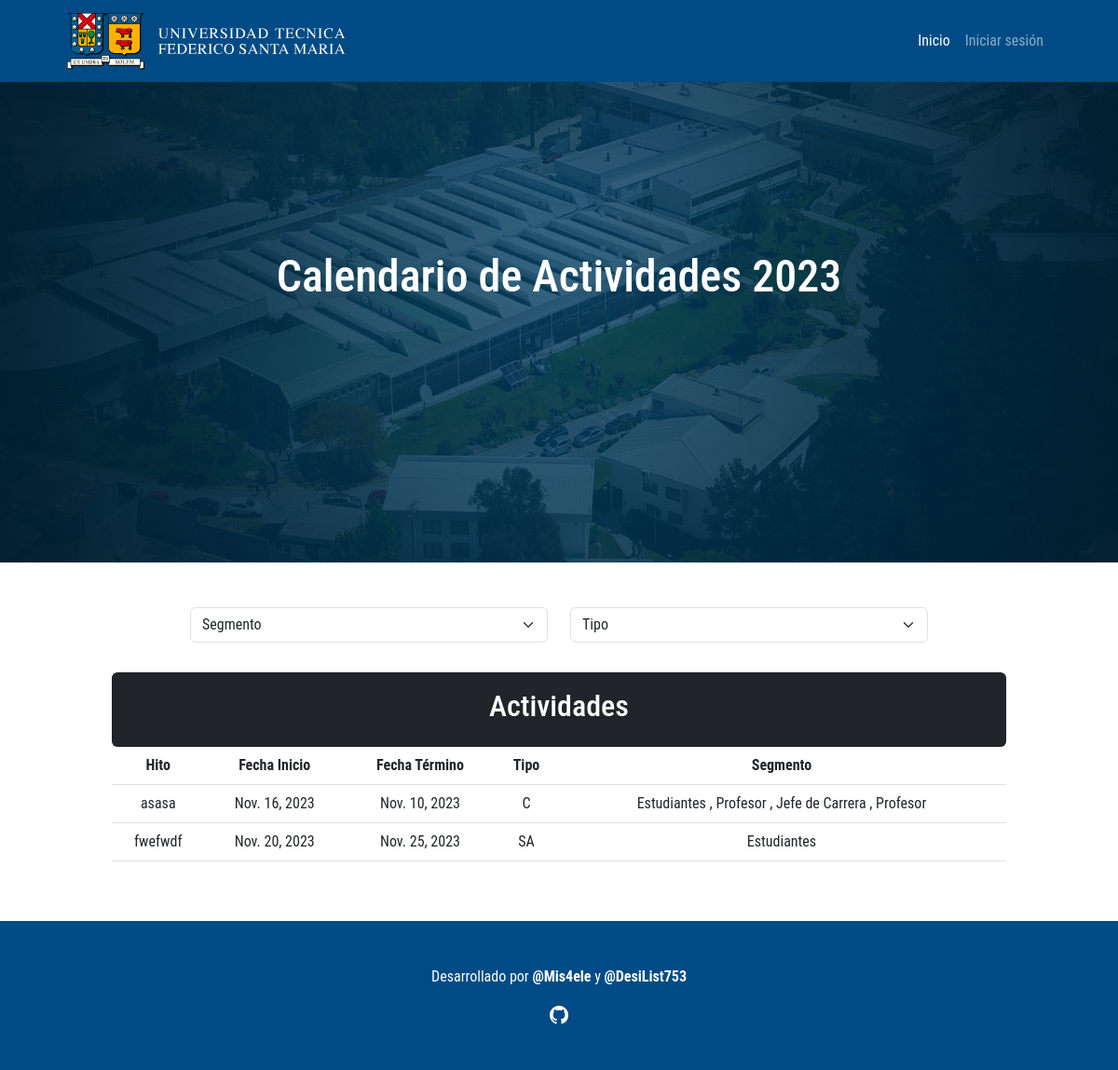
The page / on the database its author committed.
### UsmCalendar/models.py (models this page shows, shortened)
class Evento(models.Model):
    fecha_inicio = models.DateField()
    fecha_termino = models.DateField()
    titulo = models.CharField(max_length=100)
    descripcion = models.CharField(max_length=500)
    tipo = models.CharField(max_length=20, choices=TIPO, default="V")
    segmentos = models.ManyToManyField('segmento')

class Segmento(models.Model):
    nombre = models.CharField(max_length=100)

### UsmCalendar/views.py (the view)
# urls.py: path('', views.index, name='index'),
def index(request):
    title = "EventFlow"
    Eventos = Evento.objects.all().order_by('fecha_inicio')
    Segmentos = Segmento.objects.all()
    segmento = request.GET.get('selectSegmento')
    tipo = request.GET.get('selectTipo')
    if not segmento:
        segmento = "Todos"
    if not tipo:
        tipo = "Todos"
    data = {
        "title": title,
        "Eventos": Eventos,
        "Segmentos": Segmentos,
    }
    return render(request, 'UsmCalendar/index.html', data)

### UsmCalendar/templates/UsmCalendar/index.html (shortened to what this page needs)
{% extends "UsmCalendar/base.html" %}
{% load static %}
{% block styles %}
<link rel="stylesheet" href="{% static 'UsmCalendar/css/style.css' %}">
{% endblock styles %}
{% block body %}
<header>
    <nav class="navbar navbar-expand-lg" data-bs-theme="dark" style="background-color: #004B85;">
        <div class="container-fluid">
            <a class="navbar-brand" href="{% url 'index' %}">
                <img src="{% static 'UsmCalendar/img/logo-usm_blanco.svg' %}" alt="Logo USM" width="100%" height="100%">
            </a>
            <div class="collapse navbar-collapse justify-content-end" id="navbarNavAltMarkup">
                <div class="navbar-nav">
                    <a class="nav-link active" aria-current="page" href="{% url 'index' %}">Inicio</a>
                    {% if user.is_authenticated %}
                    <a class="nav-link" href="{% url 'admin:index' %}">Bienvenid@ {{ user.username }}!</a>
                    <a class="nav-link" href="{% url 'logout' %}">Cerrar sesión</a>
                    {% else %}
                    <a class="nav-link" href="{% url 'login' %}">Iniciar sesión</a>
                    {% endif %}
                </div>
            </div>
        </div>
    </nav>
</header>
<section id="inicio">
    <img src="{% static 'UsmCalendar/img/fondo_vina.png' %}" alt="Fondo Calendario" width="100%">
    <h1 class="text-center">Calendario de Actividades 2023</h1>
</section>
<br><br>
<section id="selectSegmentoTipo">
    <form class="row col" method="get">
        <div class="col-sm-2"></div>
        <div class="col-sm-4">
            <select class="form-select mb-2" name="selectSegmento" onchange="this.form.submit()">
            <option value="Todos">Segmento</option>
            </select>
        </div>
        <div class="col-sm-4">
            <select class="form-select mb-2" name="selectTipo" onchange="this.form.submit()">
            <option value="Todos">Tipo</option>
            </select>
        </div>
        <div class="col-sm-2"></div>
    </form>
</section>
<br>
<section id="actividades" class="text-center">
    <div class="card bg-dark text-white">
        <div class="card-body">
            <h2>Actividades</h1>
        </div>
    </div>
    <table class="table">
        <thead>
            <tr>
                <th scope="col">Hito</th>
                <th scope="col">Fecha Inicio</th>
                <th scope="col">Fecha Término</th>
                <th scope="col">Tipo</th>
                <th scope="col">Segmento</th>
            </tr>
        </thead>
        <tbody>
            {% for evento in Eventos %}
            <tr>
                <td>{{ evento.titulo }}</th>
                <td>{{ evento.fecha_inicio }}</td>
                <td>{{ evento.fecha_termino }}</td>
                <td>{{ evento.tipo }}</td>
                <td>
                    {% for segmento in evento.segmentos.all %}
                        {{ segmento.nombre }}
                        {% if not forloop.last %}, {% endif %}
                    {% endfor %}
                </td>
            </tr>
            {% endfor %}
        </tbody>
    </table>
</section>
<br><br>
<footer>
    <div class="row" style="background-color: #004B85;">
        <div class="col text-center text-white">
            <br><br>
            <p>Desarrollado por <strong><a href="https://github.com/Mis4ele" target="_blank">@Mis4ele</a></strong> y <strong><a href="https://github.com/DesiList753" target="_blank">@DesiList753</a></strong></p>
            <a href="https://github.com/Mis4ele/CER3-EventFlow-USM" target="_blank">
            </a>
            <br><br><br>
        </div>
    </div>
</footer>
{% endblock %}

### UsmCalendar/static/UsmCalendar/css/style.css (style rules this page uses)
body { font-family: 'Roboto Condensed'; overflow-x: hidden; }
.navbar .container-fluid { margin: 0px 5vw 0px 5vw; }
#inicio { position: relative; height: 43vw; width: 100%; }
#inicio img { position: absolute; top: 0; left: 0; width: 100%; height: 100%; z-index: -1; }
#inicio h1 { position: relative; color: #FFF; font-size: 4vw; top: 15vw; margin: 0px; animation: fadeIn 2s ease-in-out; }
#actividades { margin: 0 10% 0 10%; }
footer a { color: #FFF; text-decoration: none; transition-duration: 200ms; }

### rows shown on the page
Evento: titulo "asasa", fecha_inicio "Nov. 16, 2023", fecha_termino "Nov. 10, 2023", tipo "C"
Segmento: nombre "Estudiantes"
Segmento: nombre "Profesor"
Segmento: nombre "Jefe de Carrera"
Segmento: nombre "Profesor"
Evento: titulo "fwefwdf", fecha_inicio "Nov. 20, 2023", fecha_termino "Nov. 25, 2023", tipo "SA"
Segmento: nombre "Estudiantes"
